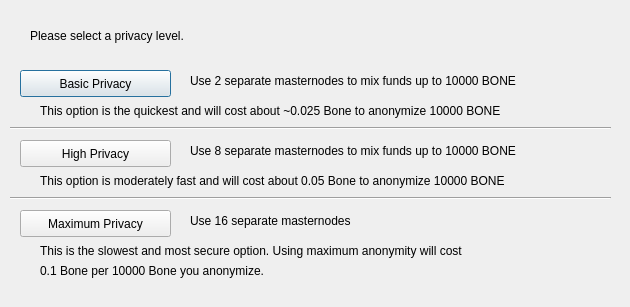
<?xml version="1.0" encoding="UTF-8"?>
<ui version="4.0">
 <class>ObfuscationConfig</class>
 <widget class="QDialog" name="ObfuscationConfig">
  <property name="geometry">
   <rect>
    <x>0</x>
    <y>0</y>
    <width>630</width>
    <height>307</height>
   </rect>
  </property>
  <property name="windowTitle">
   <string>Configure Obfuscation</string>
  </property>
  <widget class="QPushButton" name="buttonBasic">
   <property name="geometry">
    <rect>
     <x>20</x>
     <y>70</y>
     <width>151</width>
     <height>27</height>
    </rect>
   </property>
   <property name="text">
    <string>Basic Privacy</string>
   </property>
  </widget>
  <widget class="QPushButton" name="buttonHigh">
   <property name="geometry">
    <rect>
     <x>20</x>
     <y>140</y>
     <width>151</width>
     <height>27</height>
    </rect>
   </property>
   <property name="text">
    <string>High Privacy</string>
   </property>
  </widget>
  <widget class="QPushButton" name="buttonMax">
   <property name="geometry">
    <rect>
     <x>20</x>
     <y>210</y>
     <width>151</width>
     <height>27</height>
    </rect>
   </property>
   <property name="text">
    <string>Maximum Privacy</string>
   </property>
  </widget>
  <widget class="QLabel" name="label">
   <property name="geometry">
    <rect>
     <x>30</x>
     <y>20</y>
     <width>571</width>
     <height>31</height>
    </rect>
   </property>
   <property name="text">
    <string>Please select a privacy level.</string>
   </property>
  </widget>
  <widget class="QLabel" name="label_2">
   <property name="geometry">
    <rect>
     <x>190</x>
     <y>70</y>
     <width>421</width>
     <height>21</height>
    </rect>
   </property>
   <property name="text">
    <string>Use 2 separate masternodes to mix funds up to 10000 BONE</string>
   </property>
  </widget>
  <widget class="QLabel" name="label_3">
   <property name="geometry">
    <rect>
     <x>190</x>
     <y>140</y>
     <width>411</width>
     <height>21</height>
    </rect>
   </property>
   <property name="text">
    <string>Use 8 separate masternodes to mix funds up to 10000 BONE</string>
   </property>
  </widget>
  <widget class="QLabel" name="label_4">
   <property name="geometry">
    <rect>
     <x>190</x>
     <y>210</y>
     <width>421</width>
     <height>21</height>
    </rect>
   </property>
   <property name="text">
    <string>Use 16 separate masternodes</string>
   </property>
  </widget>
  <widget class="QLabel" name="label_6">
   <property name="geometry">
    <rect>
     <x>40</x>
     <y>100</y>
     <width>561</width>
     <height>21</height>
    </rect>
   </property>
   <property name="text">
    <string>This option is the quickest and will cost about ~0.025 Bone to anonymize 10000 BONE</string>
   </property>
  </widget>
  <widget class="QLabel" name="label_7">
   <property name="geometry">
    <rect>
     <x>40</x>
     <y>170</y>
     <width>561</width>
     <height>21</height>
    </rect>
   </property>
   <property name="text">
    <string>This option is moderately fast and will cost about 0.05 Bone to anonymize 10000 BONE</string>
   </property>
  </widget>
  <widget class="QLabel" name="label_8">
   <property name="geometry">
    <rect>
     <x>40</x>
     <y>240</y>
     <width>561</width>
     <height>21</height>
    </rect>
   </property>
   <property name="text">
    <string>This is the slowest and most secure option. Using maximum anonymity will cost</string>
   </property>
  </widget>
  <widget class="QLabel" name="label_9">
   <property name="geometry">
    <rect>
     <x>40</x>
     <y>260</y>
     <width>561</width>
     <height>21</height>
    </rect>
   </property>
   <property name="text">
    <string>0.1 Bone per 10000 Bone you anonymize.</string>
   </property>
  </widget>
  <widget class="Line" name="line">
   <property name="geometry">
    <rect>
     <x>10</x>
     <y>120</y>
     <width>601</width>
     <height>16</height>
    </rect>
   </property>
   <property name="orientation">
    <enum>Qt::Horizontal</enum>
   </property>
  </widget>
  <widget class="Line" name="line_2">
   <property name="geometry">
    <rect>
     <x>10</x>
     <y>190</y>
     <width>601</width>
     <height>16</height>
    </rect>
   </property>
   <property name="orientation">
    <enum>Qt::Horizontal</enum>
   </property>
  </widget>
 </widget>
 <resources/>
 <connections/>
</ui>
